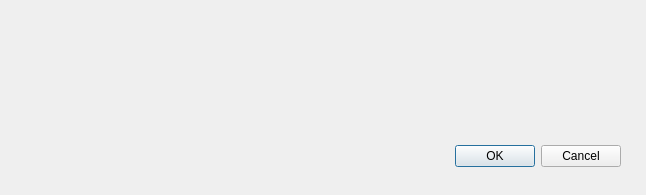
<?xml version="1.0" encoding="UTF-8"?>
<ui version="4.0">
 <class>Dialog</class>
 <widget class="QDialog" name="Dialog">
  <property name="geometry">
   <rect>
    <x>0</x>
    <y>0</y>
    <width>646</width>
    <height>195</height>
   </rect>
  </property>
  <property name="windowTitle">
   <string>Dialog</string>
  </property>
  <widget class="QDialogButtonBox" name="buttonBox">
   <property name="geometry">
    <rect>
     <x>30</x>
     <y>140</y>
     <width>591</width>
     <height>32</height>
    </rect>
   </property>
   <property name="orientation">
    <enum>Qt::Horizontal</enum>
   </property>
   <property name="standardButtons">
    <set>QDialogButtonBox::Cancel|QDialogButtonBox::Ok</set>
   </property>
  </widget>
 </widget>
 <resources/>
 <connections>
  <connection>
   <sender>buttonBox</sender>
   <signal>accepted()</signal>
   <receiver>Dialog</receiver>
   <slot>accept()</slot>
   <hints>
    <hint type="sourcelabel">
     <x>248</x>
     <y>254</y>
    </hint>
    <hint type="destinationlabel">
     <x>157</x>
     <y>274</y>
    </hint>
   </hints>
  </connection>
  <connection>
   <sender>buttonBox</sender>
   <signal>rejected()</signal>
   <receiver>Dialog</receiver>
   <slot>reject()</slot>
   <hints>
    <hint type="sourcelabel">
     <x>316</x>
     <y>260</y>
    </hint>
    <hint type="destinationlabel">
     <x>286</x>
     <y>274</y>
    </hint>
   </hints>
  </connection>
 </connections>
</ui>
